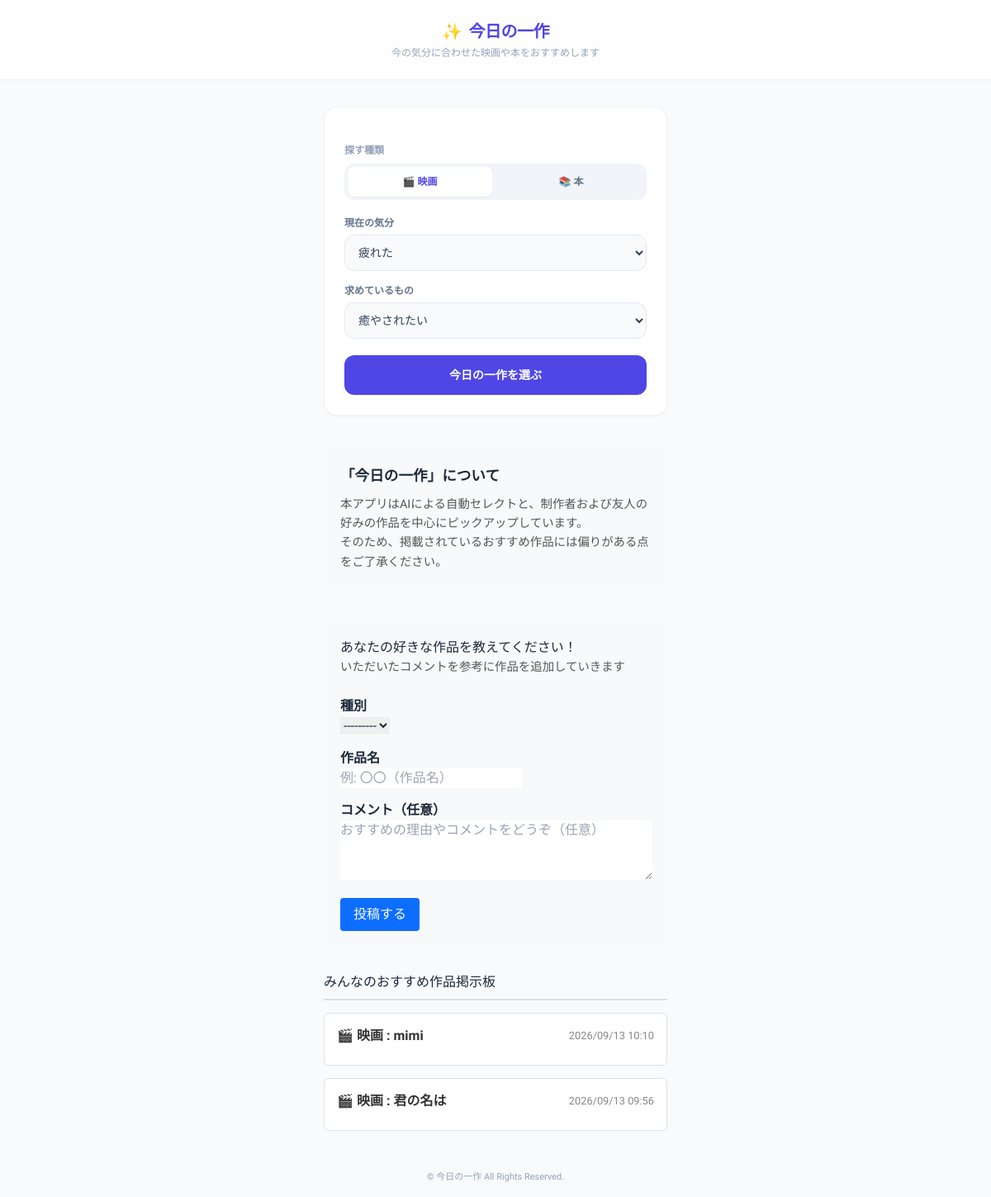
The page / on the database its author committed.
### recommend/models.py (models this page shows, shortened)
class Feedback(models.Model):
    MEDIA_CHOICES = [
        ('movie', '映画'),
        ('book', '本'),
    ]
    media_type = models.CharField(max_length=10, choices=MEDIA_CHOICES, verbose_name="メディア")
    title = models.CharField(max_length=200, verbose_name="好きな作品名")
    comment = models.TextField(blank=True, null=True, verbose_name="コメント・おすすめ理由")
    created_at = models.DateTimeField(auto_now_add=True, verbose_name="投稿日時")
    class Meta:
        ordering = ['-created_at']  # 新しい投稿順（降順）に並べる

### recommend/views.py (the view, shortened to what this page needs)
# urls.py: path("", views.recommend_view, name="recommend_view"),
def recommend_view(request):
    form = FeedbackForm()
    feedbacks = Feedback.objects.all()
    items = Item.objects.all()
    context = {
        'items': items,
        'form': form,
        'feedbacks': feedbacks,
    }
    return render(request, "recommend/index.html", context)

### recommend/forms.py
class FeedbackForm(forms.ModelForm):
    class Meta:
        model = Feedback
        fields = ['media_type', 'title', 'comment']
        widgets = {
            'media_type': forms.Select(attrs={'class': 'form-select'}),
            'title': forms.TextInput(attrs={'class': 'form-control', 'placeholder': '例: 〇〇（作品名）'}),
            'comment': forms.Textarea(attrs={'class': 'form-control', 'rows': 3, 'placeholder': 'おすすめの理由やコメントをどうぞ（任意）'}),
        }

### recommend/templates/recommend/index.html (shortened to what this page needs)
<!DOCTYPE html>
<html lang="ja">
<head>
  <script src="https://cdn.tailwindcss.com"></script>
</head>
<body class="bg-slate-50 min-h-screen flex flex-col justify-between text-slate-800">
  <header class="py-6 text-center border-b border-slate-100 bg-white/80 backdrop-blur-md sticky top-0 z-10">
    <h1 class="text-xl font-bold tracking-tight text-indigo-600 flex items-center justify-center gap-2">
      <span>✨</span> 今日の一作
    </h1>
    <p class="text-xs text-slate-400 mt-1">今の気分に合わせた映画や本をおすすめします</p>
  </header>
  <main class="max-w-md w-full mx-auto px-4 py-8 space-y-6">
    <form id="recommend-form" class="bg-white p-6 rounded-2xl shadow-sm border border-slate-100 space-y-5">
      <div>
        <label class="block text-xs font-semibold text-slate-400 mb-2">探す種類</label>
        <div class="grid grid-cols-2 gap-2 p-1 bg-slate-100 rounded-xl">
          <button type="button" id="btn-movie" onclick="setMediaType('movie')"
            class="py-2.5 text-xs font-bold rounded-lg transition-all bg-white text-indigo-600 shadow-sm">
            🎬 映画
          </button>
          <button type="button" id="btn-book" onclick="setMediaType('book')"
            class="py-2.5 text-xs font-bold rounded-lg transition-all text-slate-500 hover:text-slate-800">
            📚 本
          </button>
        </div>
      </div>
      <div class="space-y-4">
        <div>
          <label class="block text-xs font-semibold text-slate-500 mb-1.5">現在の気分</label>
          <select name="mood" class="w-full p-3 text-sm bg-slate-50 border border-slate-200 rounded-xl focus:outline-none focus:ring-2 focus:ring-indigo-500 focus:bg-white text-slate-700">
            <option value="疲れた">疲れた</option>
          </select>
        </div>
        <div>
          <label class="block text-xs font-semibold text-slate-500 mb-1.5">求めているもの</label>
          <select name="goal" class="w-full p-3 text-sm bg-slate-50 border border-slate-200 rounded-xl focus:outline-none focus:ring-2 focus:ring-indigo-500 focus:bg-white text-slate-700">
            <option value="癒やされたい">癒やされたい</option>
          </select>
        </div>
      </div>
      <button type="submit" id="submit-btn" class="w-full py-3.5 bg-indigo-600 hover:bg-indigo-700 text-white font-bold text-sm rounded-xl transition shadow-sm active:scale-[0.99]">
        今日の一作を選ぶ
      </button>
    </form>
    <section class="app-info-section" style="margin-top: 40px; padding: 20px; background-color: #f8f9fa; border-radius: 8px;">
        <h3 style="font-size: 1.1rem; font-weight: bold; margin-bottom: 10px;">「今日の一作」について</h3>
        <p style="font-size: 0.9rem; color: #555; line-height: 1.6;">
            本アプリはAIによる自動セレクトと、制作者および友人の好みの作品を中心にピックアップしています。<br>
            そのため、掲載されているおすすめ作品には偏りがある点をご了承ください。
        </p>
    </section>
    <section style="margin-top: 40px; padding: 20px; background-color: #f8f9fa; border-radius: 8px;">
        <h4>あなたの好きな作品を教えてください！</h4>
        <p style="font-size: 0.9rem; color: #555; line-height: 1.6;">
            いただいたコメントを参考に作品を追加していきます
        </p>
        <br>
        <form method="post">
            <div style="margin-bottom: 15px;">
                <label style="display: block; font-weight: bold;">種別</label>
                {{ form.media_type }}
            </div>
            <div style="margin-bottom: 15px;">
                <label style="display: block; font-weight: bold;">作品名</label>
                {{ form.title }}
            </div>
            <div style="margin-bottom: 15px;">
                <label style="display: block; font-weight: bold;">コメント（任意）</label>
                {{ form.comment }}
            </div>
            <button type="submit" style="padding: 8px 16px; background-color: #0d6efd; color: white; border: none; border-radius: 4px; cursor: pointer;">
                投稿する
            </button>
        </form>
    </section>
    <section style="margin-top: 30px;">
        <h4 style="border-bottom: 2px solid #ddd; padding-bottom: 8px;">みんなのおすすめ作品掲示板</h4>
        {% if feedbacks %}
            <div class="feedback-thread" style="display: flex; flex-direction: column; gap: 15px; margin-top: 15px;">
                {% for fb in feedbacks %}
                    <div style="border: 1px solid #e0e0e0; border-radius: 6px; padding: 15px; background-color: #fff;">
                        <div style="display: flex; justify-content: space-between; align-items: center; margin-bottom: 8px;">
                            <span style="font-weight: bold; color: #333;">
                                {% if fb.media_type == 'movie' %}🎬 映画{% else %}📚 本{% endif %} : {{ fb.title }}
                            </span>
                            <span style="font-size: 0.8rem; color: #888;">
                                {{ fb.created_at|date:"Y/m/d H:i" }}
                            </span>
                        </div>
                    </div>
                {% endfor %}
            </div>
        {% else %}
            <p style="color: #777; margin-top: 15px;">まだ投稿はありません。最初の投稿をお待ちしています！</p>
        {% endif %}
    </section>
  </main>
  <footer class="py-4 text-center text-[11px] text-slate-400">
    © 今日の一作 All Rights Reserved.
  </footer>
</body>
</html>

### recommend/templates/recommend/index.html (style rules this page uses)
body { font-family: 'Plus Jakarta Sans', 'Noto Sans JP', sans-serif; }

### rows shown on the page
Feedback: media_type "🎬 映画", title "mimi", created_at "2026/09/13 10:10"
Feedback: media_type "🎬 映画", title "君の名は", created_at "2026/09/13 09:56"
